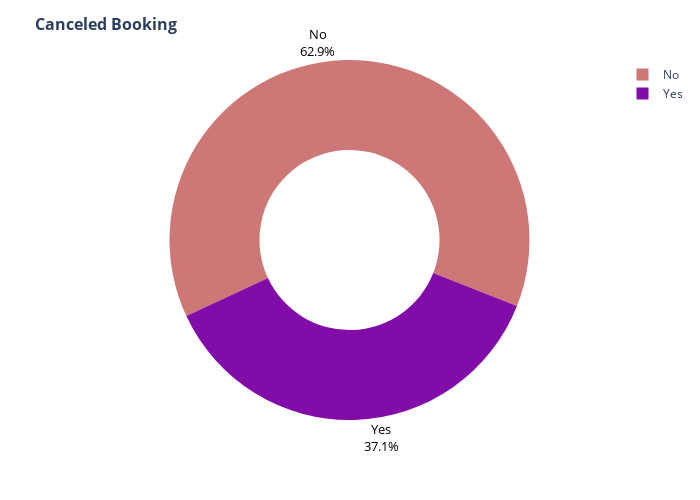

Notebook cell for this chart:
### Code cell
canceledplot = py.pie(canceled, values=canceled['count'], color=canceled['is_canceled'], names=canceled['is_canceled'], color_discrete_sequence=["#CE7777","#810CA8","#9C254D","#C060A1"], hole=0.5)
canceledplot.update_traces(textposition="outside", textfont=dict(color="black",size=13), textinfo="label+percent",rotation = -115)
canceledplot.update_layout(width=700, height=500)
canceledplot.update_layout(title="<b>Canceled Booking</b>", title_font=dict(size=16))
canceledplot

### Figure 1 — Plotly figure (JSON) as saved in the notebook; plotly's stock layout.template omitted (floating-point values rounded to 4 significant figures)
{"data": [{"customdata": [["No"], ["Yes"]], "domain": {"x": [0, 1], "y": [0, 1]}, "hole": 0.5, "hovertemplate": "is_canceled=%{customdata[0]}<br>count=%{value}<extra></extra>", "labels": ["No", "Yes"], "legendgroup": "", "marker": {"colors": ["#CE7777", "#810CA8"]}, "name": "", "rotation": -115, "showlegend": true, "textfont": {"color": "black", "size": 13}, "textinfo": "label+percent", "textposition": "outside", "type": "pie", "values": [75010, 44199]}], "layout": {"height": 500, "legend": {"tracegroupgap": 0}, "margin": {"t": 60}, "piecolorway": ["#CE7777", "#810CA8", "#9C254D", "#C060A1"], "title": {"font": {"size": 16}, "text": "<b>Canceled Booking</b>"}, "width": 700}}
